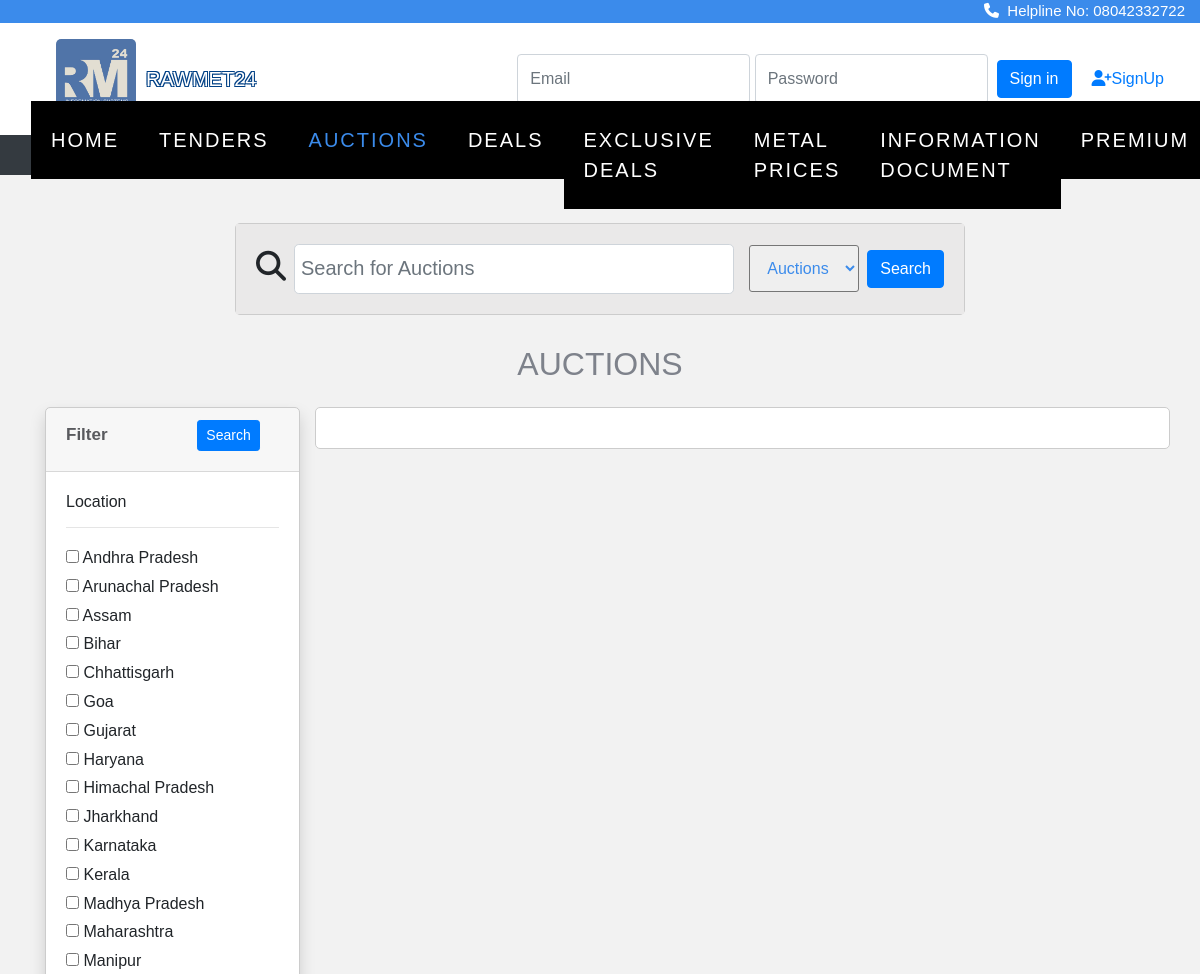
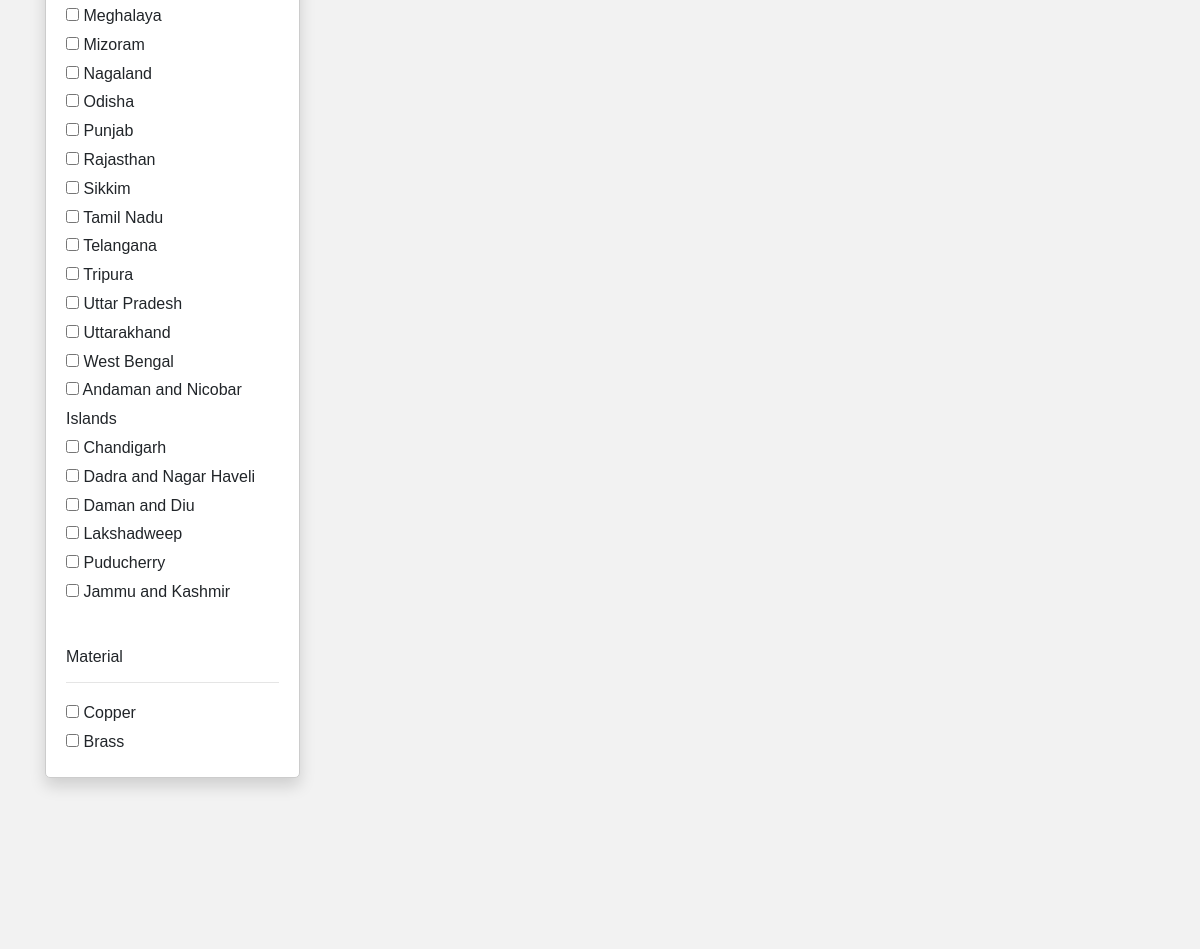
Page /tender/auction.php (upper part) on the earlier database version (2 pictures, top to bottom).
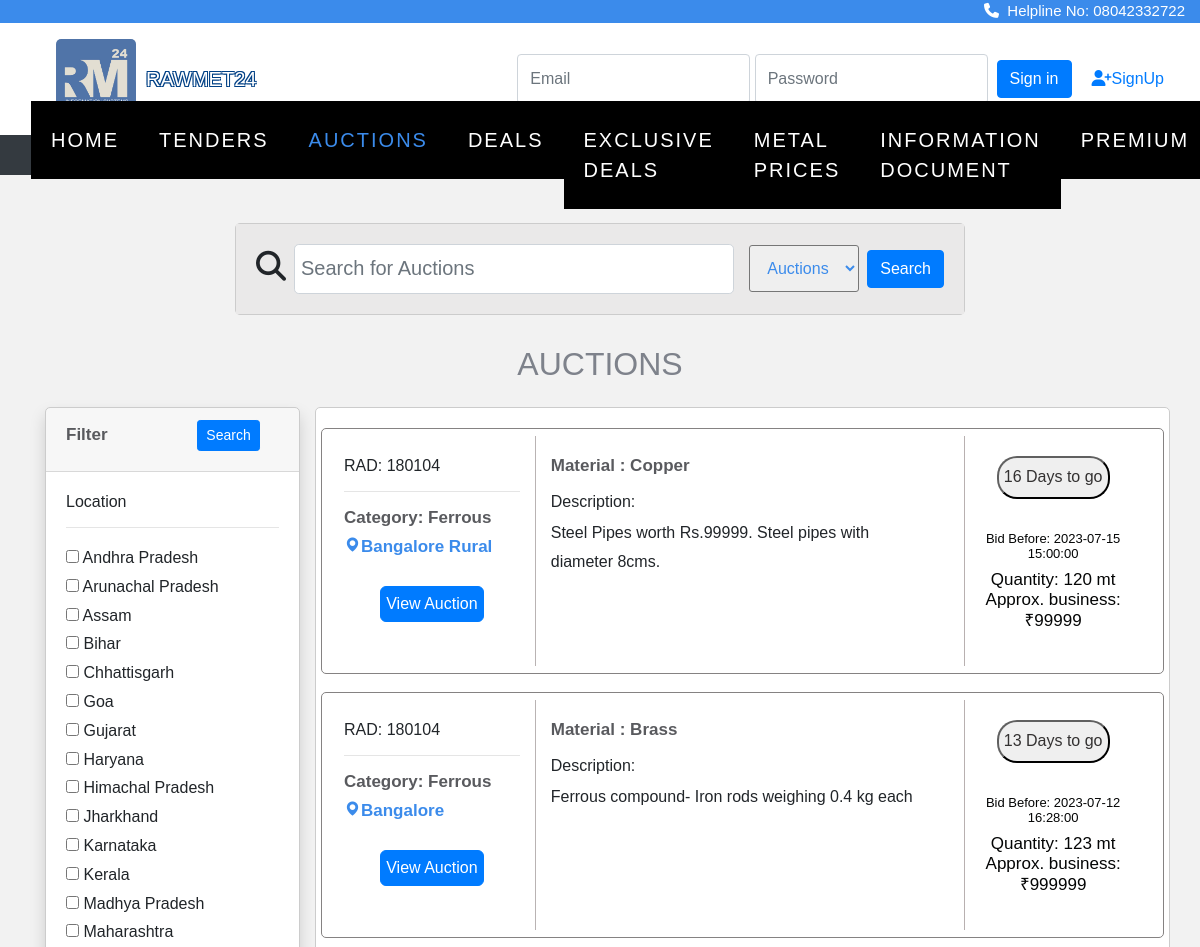
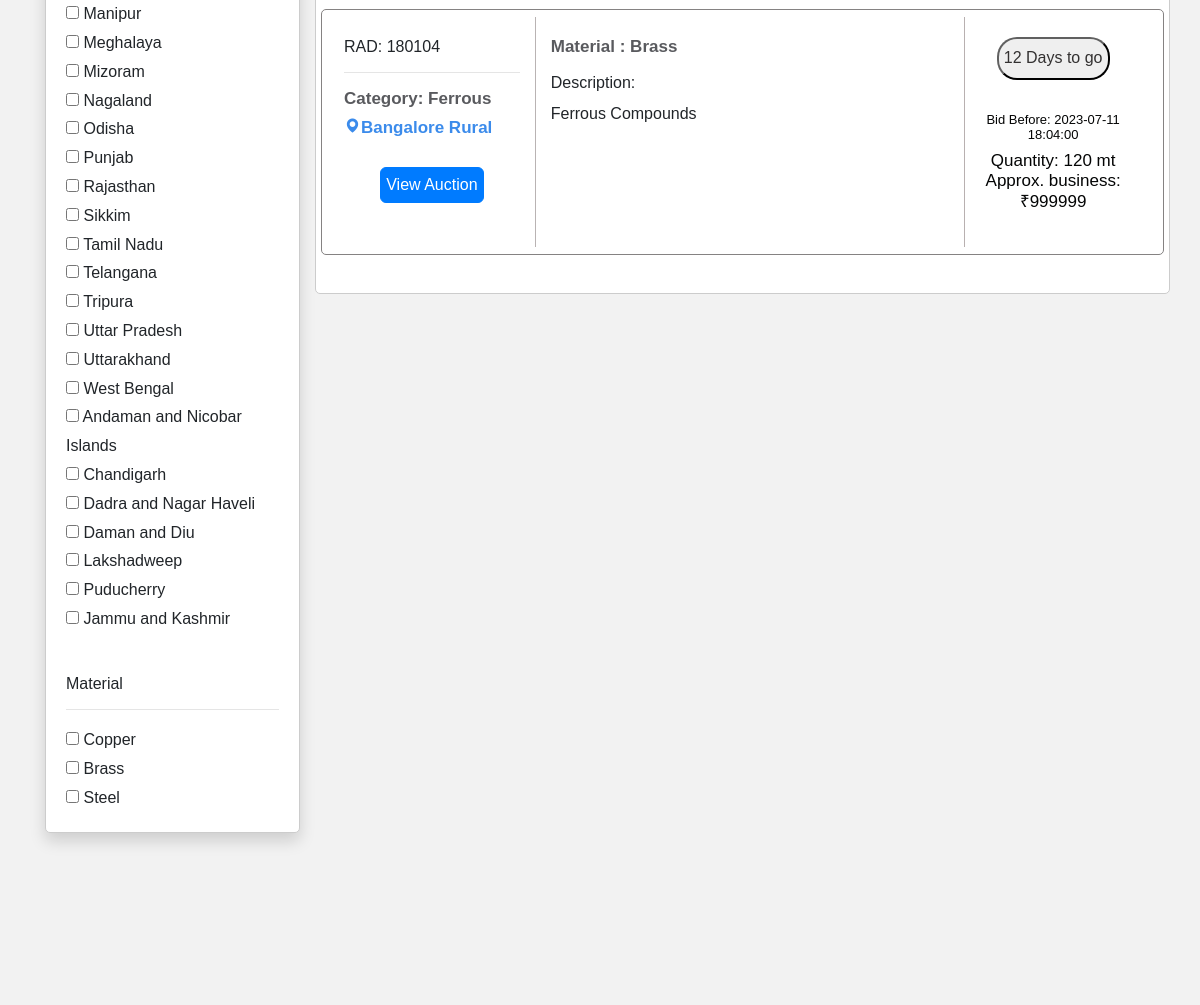
Same page on the later database version (2 pictures, top to bottom).
### tables this page shows
CREATE TABLE `location` (
  `state_id` int(11) NOT NULL,
  `state_name` varchar(50) DEFAULT NULL
);

CREATE TABLE `auction` (
  `id` int(11) NOT NULL,
  `category` varchar(255) DEFAULT NULL,
  `infoId` varchar(255) DEFAULT NULL,
  `ownership` varchar(255) DEFAULT NULL,
  `aucLocation` varchar(255) DEFAULT NULL,
  `sector` varchar(255) DEFAULT NULL,
  `aucNumber` varchar(255) DEFAULT NULL,
  `aucDescription` text DEFAULT NULL,
  `aucValue` varchar(255) NOT NULL,
  `aucSource` varchar(255) DEFAULT NULL,
  `material` varchar(255) DEFAULT NULL,
  `matDesc` varchar(255) DEFAULT NULL,
  `quantity` varchar(255) NOT NULL,
  `ePublishingDateTime` datetime DEFAULT NULL,
  `startDatetime` datetime DEFAULT NULL,
  `endDatetime` datetime DEFAULT NULL,
  `insStartdatetime` datetime DEFAULT NULL,
  `insEnddatetime` datetime DEFAULT NULL,
  `emdType` varchar(255) DEFAULT NULL,
  `emdAmt` decimal(10,2) DEFAULT NULL,
  `companyName` varchar(255) DEFAULT NULL,
  `location` varchar(255) DEFAULT NULL,
  `street` varchar(255) DEFAULT NULL,
  `city` varchar(255) DEFAULT NULL,
  `telephone` varchar(255) DEFAULT NULL,
  `email` varchar(255) DEFAULT NULL,
  `contactPerson` varchar(255) DEFAULT NULL,
  `img` varchar(300) NOT NULL,
  `file` varchar(300) NOT NULL
);

### tender/auction.php (the view, shortened to what the changed rows need)
<?php
include "connect.php";
?>
<!doctype html>
<html lang="en">
  <head>
    <link rel="stylesheet" href="https://cdn.jsdelivr.net/npm/bootstrap@4.0.0/dist/css/bootstrap.min.css">
<link rel="stylesheet" href="https://stackpath.bootstrapcdn.com/font-awesome/4.7.0/css/font-awesome.min.css">
<link rel="stylesheet" href="https://cdnjs.cloudflare.com/ajax/libs/font-awesome/4.7.0/css/font-awesome.min.css">
<link rel="stylesheet" href="css/style.css">
<link rel="stylesheet" href="css/_buttons.scss">
<link rel="stylesheet" href="css/buttons.scss">
<link rel="stylesheet" href="css/auction.css">
<link rel="stylesheet" href="css/reboot.scss">
<link rel="stylesheet" href="dropdown.css">
<link rel="stylesheet" href="https://cdnjs.cloudflare.com/ajax/libs/font-awesome/6.4.0/css/all.min.css">
<link href='https://unpkg.com/boxicons@2.1.4/css/boxicons.min.css' rel='stylesheet'>
<link rel="stylesheet" href="https://cdnjs.cloudflare.com/ajax/libs/font-awesome/4.7.0/css/font-awesome.min.css">
<link rel="stylesheet" type="text/css" href="https://stackpath.bootstrapcdn.com/bootstrap/4.4.1/css/bootstrap.min.css">
<link rel="stylesheet" type="text/css" href="https://pixinvent.com/stack-responsive-bootstrap-4-admin-template/app-assets/css/bootstrap-extended.min.css">
<link rel="stylesheet" type="text/css" href="https://pixinvent.com/stack-responsive-bootstrap-4-admin-template/app-assets/fonts/simple-line-icons/style.min.css">
</head>
</head>
<body>
<section class="home">
<br><br>
 <center>
 <h2 style="color: #7e828b;">AUCTIONS</h2> </center>
    <div class="container">
        <div class="row">
            <div class="col-md-3">
                <form action="auction.php?l=" method="GET">
                    <div class="card shadow mt-3">
                        <div class="card-body">
                            <h6>Location</h6>
                            <hr>
                            <?php
                            $brand_query = "SELECT * FROM location";
                            $brand_query_run = mysqli_query($con, $brand_query);
                            if (mysqli_num_rows($brand_query_run) > 0) {
                                foreach ($brand_query_run as $locationlist) {
                                    ?>
                                    <div id="checkbox">
                                        <input type="checkbox" name="locations" value="<?= $locationlist['state_name']; ?>"
                                            ?>>
                                        <?= $locationlist['state_name']; ?>
                                    </div>
                                    <?php
                                }
                            } else {
                              echo "<div class='abc'>";
                              echo "No locations Found";
                              echo "</div>";
                            }
                            ?>
                        </div>
                        <div class="card-body">
                            <h6>Material</h6>
                            <hr>
                            <?php
                            $brand_query = "SELECT DISTINCT material FROM auction";
                            $brand_query_run = mysqli_query($con, $brand_query);
                            if (mysqli_num_rows($brand_query_run) > 0) {
                                foreach ($brand_query_run as $materiallist) {
                                    ?>
                                    <div id="checkbox">
                                        <input type="checkbox" name="materials" value="<?= $materiallist['material']; ?>"
                                            ?>>
                                        <?= $materiallist['material']; ?>
                                    </div>
                                    <?php
                                }
                            } else {
                              echo "<div class='abc'>";
                              echo "No materials Found";
                              echo "</div>";
                            }
                            ?>
                        </div>
                    </div>
                </form>
            </div>
            <div class="col-md-9 mt-3 desktop-view">
                    <div class="card card-body row">
                        <?php
                        if (isset($_GET['locations'])) {
                            $branchecked = [];
                            $branchecked[0] = $_GET['locations'];
                            foreach ($branchecked as $rowbrand) {
                                 $sql = "SELECT * FROM auction WHERE aucLocation='".$rowbrand."'";
                                $result = mysqli_query($con, $sql);
                                if (mysqli_num_rows($result) > 0) {
                                    foreach ($result as $row):
                                      $endDatetime = new DateTime($row['endDatetime']);
                                      $currentDate = new DateTime();
                                      $interval = $currentDate->diff($endDatetime);
                                      $daysToGo = $interval->format('%a');
                                      $status = ($currentDate > $endDatetime) ? " ago" : " to go";
                                       $daysText = ($status >= " ago") ? "Days" : "Days";
                                  if ($daysToGo == 0) {
                                    $daysToGo ='Last Day';
                                    $status='';
                                    $daysText='';
                                  }
                                  if ($status == " ago") {
                                    continue;
                                  }
                                        ?>
    <div class="row bor">
    <div class="col-sm-12 col-md-3 vl2">
                <h6 style="margin-top:20px;">RAD: 180104</h6>
                <hr>
                <h5>Category: Ferrous </h5>
                <h5 style="color:#3b8beb; "><i class='bx bxs-map'></i><?php echo $row['location']; ?></h5>
                <center><a href="auction_page.php?g=<?php echo $row['id']; ?>"><button  style="padding:5px; border-radius: 6px;font-size: 100%; margin-top:20px;" class="btn btn-primary" type="submit">View Auction</button></h6></a></center>
               </div>
     <div class="col-sm-12 col-md-6">
               <h5 style="margin-top:20px;">Material : <?php echo $row['material']; ?> </h5>
               <p style="color:#444f68;"><h6>Description:</h6> <?php echo $row['aucDescription']; ?></p>
        </div>
    <div class="col-sm-12 col-md-3">
            <div class="vl">
            <center><button style="padding:5px ;border-color: #0c0c0c; border-radius: 20px; color: #333131; margin-top:20px;"><?php echo $daysToGo . ' ' . $daysText . $status;?></button>
                  <div class="" style="padding:12px ;border-color: #0c0c0c;  color: #333131;margin-top:20px; "><h4>Bid Before: <?php echo $row['endDatetime']; ?> </h4><h3>Quantity: <?php echo $row['quantity']; ?><br>Approx. business: ₹<?php echo $row['aucValue']; ?></h3></div></center>
                  </div> </div>
                  </div>
                                        <?php
                                    endforeach;
                                }else{
                                  echo "<div class='abc'>";
                                  echo "No result is found";
                                  echo "</div>";
                                 }
                            }
                      }
                        else {
                            $sql = "SELECT * FROM auction";
                            $result = mysqli_query($con, $sql);
                            if (mysqli_num_rows($result) > 0) {
                                foreach ($result as $row):
                                  $endDatetime = new DateTime($row['endDatetime']);
                                  $currentDate = new DateTime();
                                  $interval = $currentDate->diff($endDatetime);
                                  $daysToGo = $interval->format('%a');
                                  $status = ($currentDate > $endDatetime) ? " ago" : " to go";
                                   $daysText = ($status >= " ago") ? "Days" : "Days";
                                  if ($status == " ago") {
                                    continue;
                                  }
                                    ?>
                  <section>
    <div class="row bor">
    <div class="col-sm-12 col-md-3 vl2">
                <h6 style="margin-top:20px;">RAD: 180104</h6>
                <hr>
                <h5>Category: Ferrous </h5>
                <h5 style="color:#3b8beb; "><i class='bx bxs-map'></i><?php echo $row['location']; ?></h5>
                <center><a href="auction_page.php?g=<?php echo $row['id']; ?>"><button  style="padding:5px; border-radius: 6px;font-size: 100%; margin-top:20px;" class="btn btn-primary" type="submit">View Auction</button></h6></a></center>
               </div>
     <div class="col-sm-12 col-md-6">
               <h5 style="margin-top:20px;">Material : <?php echo $row['material']; ?> </h5>
               <p style="color:#444f68;"><h6>Description:</h6> <?php echo $row['aucDescription']; ?></p>
        </div>
    <div class="col-sm-12 col-md-3">
            <div class="vl">
            <center><button style="padding:5px ;border-color: #0c0c0c; border-radius: 20px; color: #333131; margin-top:20px;"><?php echo $daysToGo . ' ' . $daysText . $status;?></button>
                  <div class="" style="padding:12px ;border-color: #0c0c0c;  color: #333131;margin-top:20px; "><h4>Bid Before: <?php echo $row['endDatetime']; ?> </h4><h3>Quantity: <?php echo $row['quantity']; ?><br>Approx. business: ₹<?php echo $row['aucValue']; ?></h3></div></center>
      </div>
      </div></div>
                                <?php
                                endforeach;
                            } else {
                              echo "<div class='abc'>";
                                echo "No Items Found";
                                echo "</div>";
                            }
                        }
                        ?>
               <div></section>
        </div>
    </div></div></div></div>
    <br><br>
</body>
</html>

Differences in the rows shown:
now on this page (row edited): auction: location "Bangalore Rural", material "Copper", aucDescription "Steel Pipes worth Rs.99999. Steel pipes with diameter 8cms.", endDatetime "16", endDatetime "Days", endDatetime "to go", endDatetime "2023-07-15 15:00:00", quantity "120 mt", aucValue "99999"
now on this page (row edited): auction: location "Bangalore", material "Brass", aucDescription "Ferrous compound- Iron rods weighing 0.4 kg each", endDatetime "13", endDatetime "Days", endDatetime "to go", endDatetime "2023-07-12 16:28:00", quantity "123 mt", aucValue "999999"
now on this page (row edited): auction: location "Bangalore Rural", material "Brass", aucDescription "Ferrous Compounds", endDatetime "12", endDatetime "Days", endDatetime "to go", endDatetime "2023-07-11 18:04:00", quantity "120 mt", aucValue "999999"
Other differences:
new list line: "☐ Steel"
